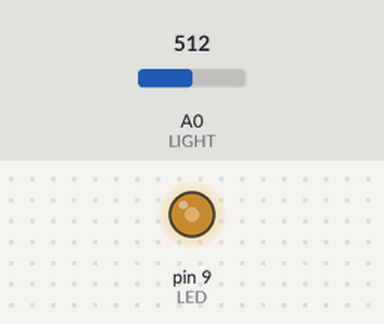
The sketch below on a simulated Arduino Uno, built with avr-gcc and run on an emulated ATmega328P. Parts: output pins drawn as LEDs (lit = HIGH). The inputs (shaded band) are chosen by the test bench; at power-on: A0 (LIGHT) = 512. What the sketch prints to the serial monitor is not drawn.

Above: at 1.2 s.
1.3 s: A0 (LIGHT) set to 0
At 2.4 s:
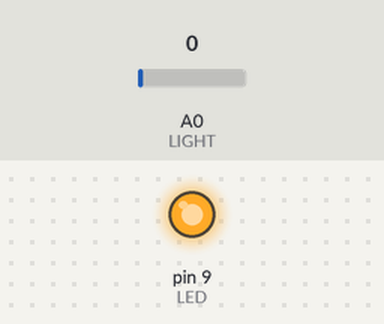
2.8 s: A0 (LIGHT) set to 292
5.8 s: A0 (LIGHT) set to 312
At 6.9 s:
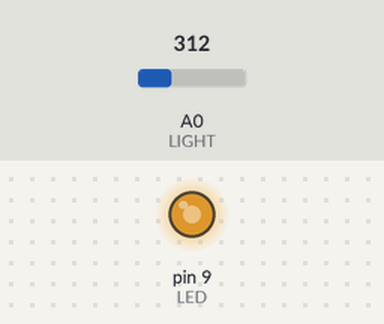
7.3 s: A0 (LIGHT) set to 1023
At 8.5 s:
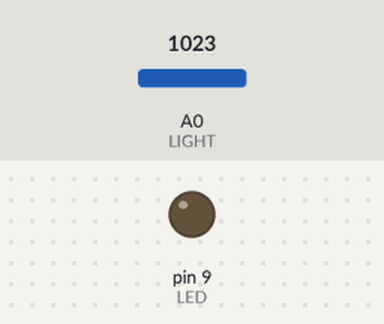
8.8 s: A0 (LIGHT) set to 1009
10.3 s: A0 (LIGHT) set to 987
Timing chart, 0 to 13.3 s (numbered marks = the images above; inputs shaded):
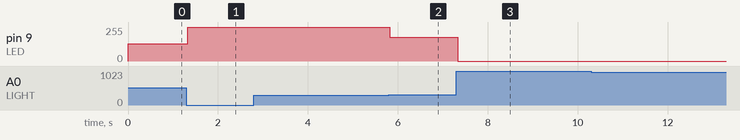

Measured:
- the behaviour switches between 299 and 300 on A0 (LIGHT) (found by bisection; images 1 and 2)
- after the input at 1.3 s, pin 9 (LED): 128/255 → 255/255 at once
- after the input at 2.8 s, every drawn part: stays the same
- after the input at 5.8 s, pin 9 (LED): 255/255 → 178/255 at once
- after the input at 7.3 s, pin 9 (LED): 178/255 → 0/255 at once
- after the input at 8.8 s, every drawn part: stays the same
- after the input at 10.3 s, every drawn part: stays the same

The sketch:

sketch_apr06a.ino
```cpp
const int LED=9;
const int LIGHT=A0;
int value;
void setup() {
  // put your setup code here, to run once:
  pinMode(LED,OUTPUT);
  pinMode(LIGHT, INPUT);
  Serial.begin(9600);
}

void loop() {
  // put your main code here, to run repeatedly:
  value=analogRead(A0);
  Serial.println(String("조도센서 값=") + value);
  if(value>=900){
    digitalWrite(LED, LOW);
  } else if(value>=300){
    analogWrite(LED, map(value, 0, 1023, 255, 0));
  }else{
    digitalWrite(LED, HIGH);
  }
}
```
